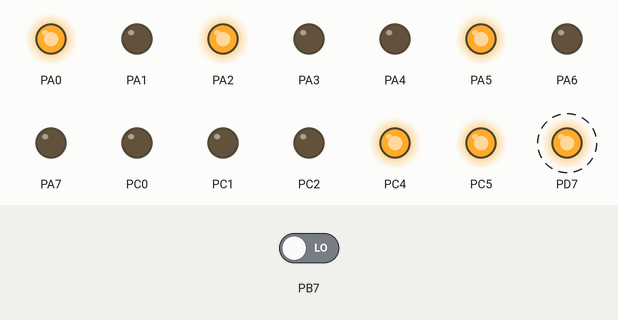
Recording of a program running on a simulated ATmega32, built with avr-gcc and emulated at 1 MHz. On the bench: output pins drawn as LEDs (lit = HIGH). Dashed ring = blinking. Inputs (shaded band) come from the test bench; at power-on: PB7 LOW.

Above: at 1.2 s.
1.3 s: PB7 driven HIGH
At 3.5 s:
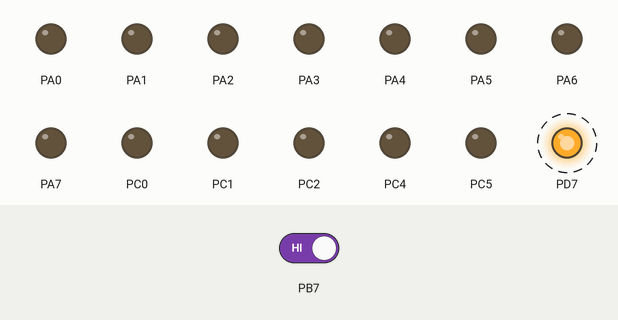
4.3 s: PB7 driven LOW
At 6.8 s:
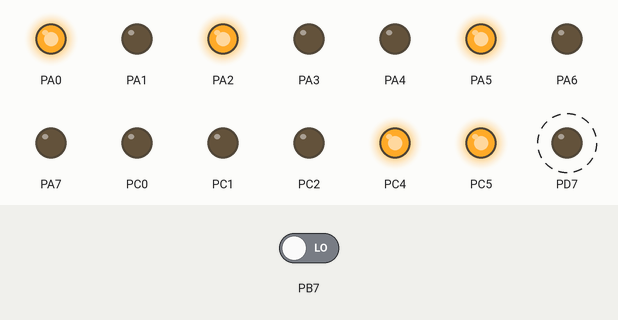
Timing chart, 0 to 13.3 s (numbered marks = the images above; inputs shaded):
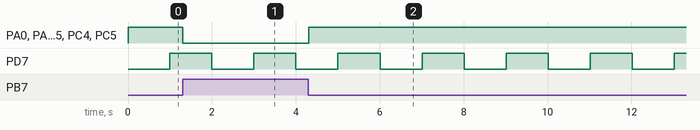

The program:

main.c
```c
#include <avr/io.h>
#define F_CPU 1000000
#include <util/delay.h>

unsigned int instruction[256]={
	0x3025,0x3034,0xd234,0x9050,0xe235,0xc321,0xa322,0x1242,0x5313,0x1343,0x4443,0x7241,0x2356,0x4331,0x5252,0x6221,
	0x0331,0x0000,0x0000,0x0000,0x0000,0x0000,0x0000,0x0000,0x0000,0x0000,0x0000,0x0000,0x0000,0x0000,0x0000,0x0000,
	0x0000,0x0000,0x0000,0x0000,0x0000,0x0000,0x0000,0x0000,0x0000,0x0000,0x0000,0x0000,0x0000,0x0000,0x0000,0x0000,
	0x0000,0x0000,0x0000,0x0000,0x0000,0x0000,0x0000,0x0000,0x0000,0x0000,0x0000,0x0000,0x0000,0x0000,0x0000,0x0000,
	0x0000,0x0000,0x0000,0x0000,0x0000,0x0000,0x0000,0x0000,0x0000,0x0000,0x0000,0x0000,0x0000,0x0000,0x0000,0x0000,
	0x0000,0x0000,0x0000,0x0000,0x0000,0x0000,0x0000,0x0000,0x0000,0x0000,0x0000,0x0000,0x0000,0x0000,0x0000,0x0000,
	0x0000,0x0000,0x0000,0x0000,0x0000,0x0000,0x0000,0x0000,0x0000,0x0000,0x0000,0x0000,0x0000,0x0000,0x0000,0x0000,
	0x0000,0x0000,0x0000,0x0000,0x0000,0x0000,0x0000,0x0000,0x0000,0x0000,0x0000,0x0000,0x0000,0x0000,0x0000,0x0000,
	0x0000,0x0000,0x0000,0x0000,0x0000,0x0000,0x0000,0x0000,0x0000,0x0000,0x0000,0x0000,0x0000,0x0000,0x0000,0x0000,
	0x0000,0x0000,0x0000,0x0000,0x0000,0x0000,0x0000,0x0000,0x0000,0x0000,0x0000,0x0000,0x0000,0x0000,0x0000,0x0000,
	0x0000,0x0000,0x0000,0x0000,0x0000,0x0000,0x0000,0x0000,0x0000,0x0000,0x0000,0x0000,0x0000,0x0000,0x0000,0x0000,
	0x0000,0x0000,0x0000,0x0000,0x0000,0x0000,0x0000,0x0000,0x0000,0x0000,0x0000,0x0000,0x0000,0x0000,0x0000,0x0000,
	0x0000,0x0000,0x0000,0x0000,0x0000,0x0000,0x0000,0x0000,0x0000,0x0000,0x0000,0x0000,0x0000,0x0000,0x0000,0x0000,
	0x0000,0x0000,0x0000,0x0000,0x0000,0x0000,0x0000,0x0000,0x0000,0x0000,0x0000,0x0000,0x0000,0x0000,0x0000,0x0000,
	0x0000,0x0000,0x0000,0x0000,0x0000,0x0000,0x0000,0x0000,0x0000,0x0000,0x0000,0x0000,0x0000,0x0000,0x0000,0x0000,
0x0000,0x0000,0x0000,0x0000,0x0000,0x0000,0x0000,0x0000,0x0000,0x0000,0x0000,0x0000,0x0000,0x0000,0x0000,0x0000};


int main(void)
{
	DDRA=0XFF;
	DDRB=0x00;
	DDRC=0xFF;
	DDRD=0xFF;

	MCUCSR|=(1<<JTD);
	MCUCSR|=(1<<JTD);

	unsigned int pc = 0x00;
	int clkcnt = 0;
	int g = 0;
	/* Replace with your application code */
	while (1) {
		unsigned char c ;
		pc = PINB;
		c = (instruction[pc]%(1<<8))&(0xff);
		PORTA = c;
		c = ((instruction[pc])>>8)&(0xff);
		PORTC = c;
		clkcnt++;
		if(clkcnt==100){
			clkcnt = 0;
			g = (1<<7) - g;
			PORTD = g;
		}
		_delay_ms(10);
	}
}
//Instruction Memory
```

Measured:
- after the input at 1.3 s, PA0, PA2, PA5, PC4, PC5: HIGH → LOW at once
- after the input at 4.3 s, PA0, PA2, PA5, PC4, PC5: LOW → HIGH at once
- by itself, PD7: alternates HIGH for 1.0 s and LOW for 1.0 s
